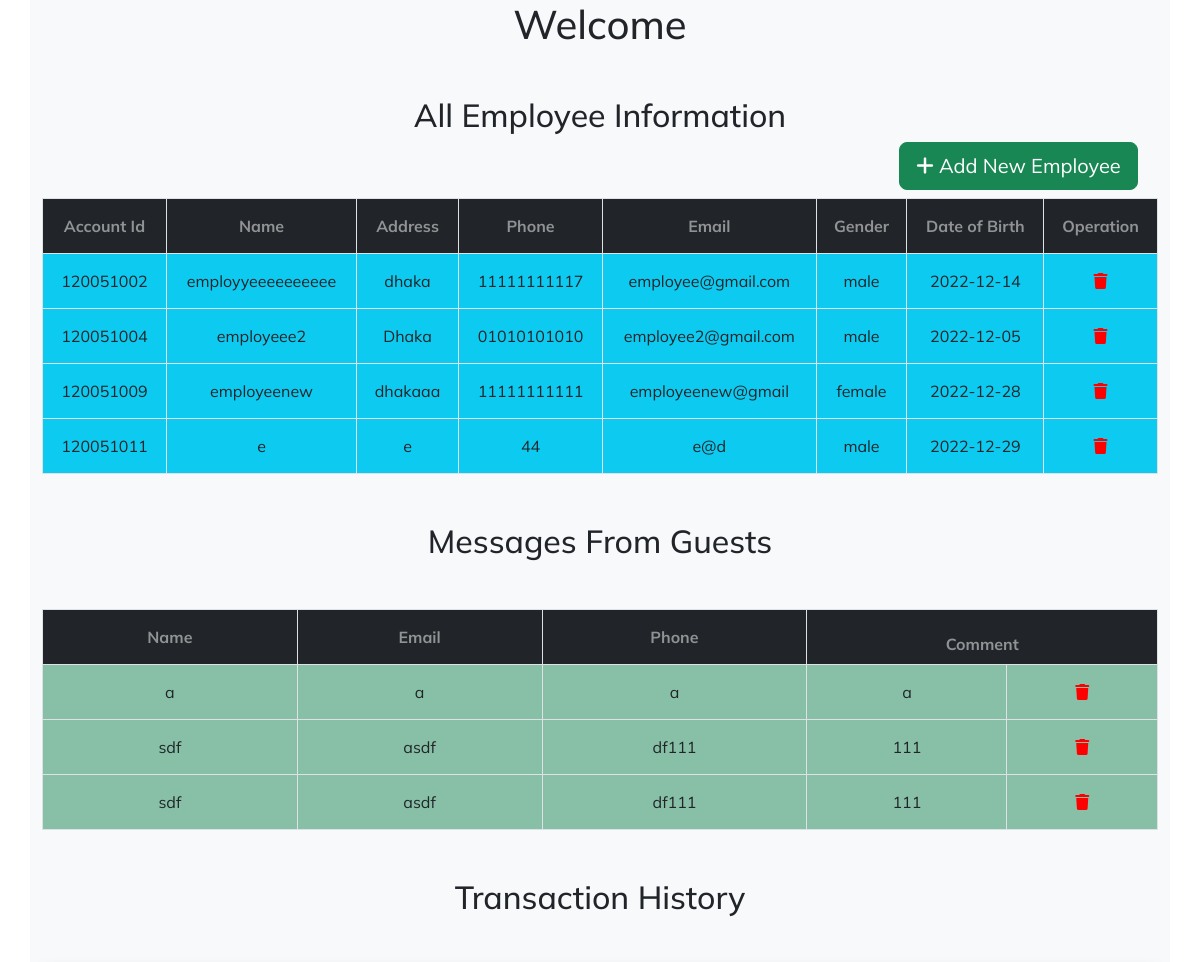
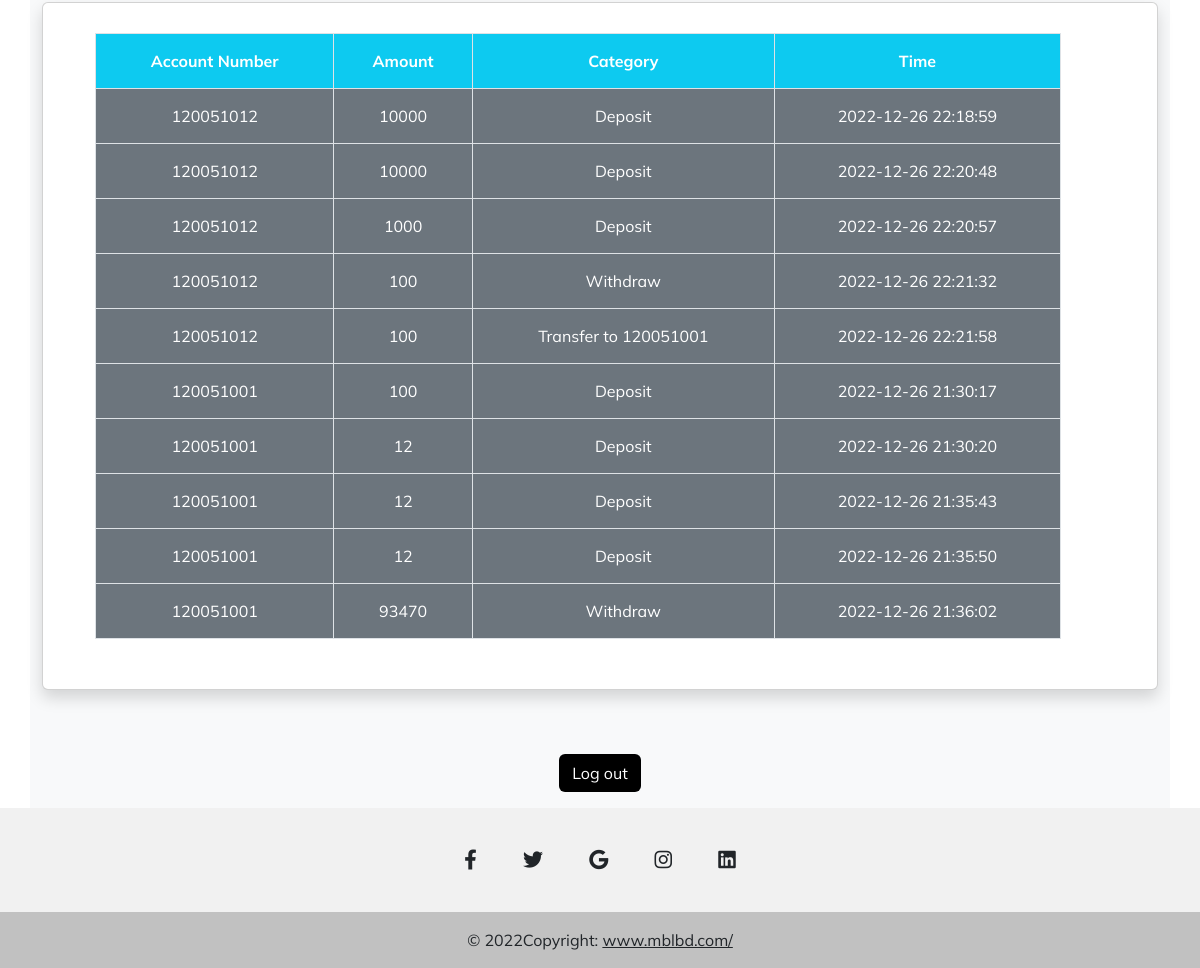
Page /admin_home.php on the committed database (2 pictures, top to bottom).
### tables this page shows
CREATE TABLE `all_user_info` (
  `id` int(255) NOT NULL,
  `name` varchar(255) NOT NULL,
  `address` varchar(255) NOT NULL,
  `phone` varchar(255) NOT NULL,
  `email` varchar(255) NOT NULL,
  `password` varchar(255) NOT NULL,
  `gender` varchar(255) NOT NULL,
  `dob` varchar(255) NOT NULL,
  `user_type` varchar(255) NOT NULL DEFAULT 'customer'
);

CREATE TABLE `homeuserfeedbackdata` (
  `id` int(255) NOT NULL,
  `user` varchar(255) NOT NULL,
  `email` varchar(255) NOT NULL,
  `mobile` varchar(255) NOT NULL,
  `comment` varchar(255) NOT NULL
);

CREATE TABLE `cus_record` (
  `id` int(255) NOT NULL,
  `amount` varchar(255) NOT NULL,
  `category` varchar(255) NOT NULL,
  `time` datetime NOT NULL DEFAULT current_timestamp()
);

### admin_home.php (the view, shortened to what this page needs)
<?php
@include 'connect.php';
$usertype = 'employee';
$select = "SELECT * from all_user_info where user_type= '$usertype' ";
$query = mysqli_query($con, $select);
$sql ="SELECT * from homeuserfeedbackdata ";
$querys = mysqli_query($con, $sql);
$selects = "SELECT * from cus_record ORDER BY id DESC LIMIT 10";
$queryss = mysqli_query($con, $selects);
?>
<!doctype html>
<html lang="en">
<head>
    <link rel="stylesheet" href="../mblbank/css/style.css">
    <link href="https://cdn.jsdelivr.net/npm/bootstrap@5.2.3/dist/css/bootstrap.min.css" rel="stylesheet"
>
    <link rel="stylesheet" href="https://cdnjs.cloudflare.com/ajax/libs/font-awesome/6.2.1/css/all.min.css"
 />
</head>
<body>
    <div class="container bg-light text-center">
        <h1>Welcome <span style="color: #0000ff; text-transform: uppercase;"><?php echo $_SESSION['admin_name']?></span>
        </h1>
        <section class="my-5  " style="--bs-bg-opacity: .5;">
            <h2>All Employee Information
            </h2>
            <div class="addbuttion col-3 ms-auto">
                <a class="mb-2  btn btn-lg btn-success  " href="employee_registration.php"><span
                        class="fa fa-plus"></span>
                    Add New Employee</a>
            </div>
            <table class="table table-responsive table-bordered table-hover table-fixed text-center bg-info">
                <thead>
                    <tr class="bg-dark text-white-50">
                        <th style=" padding: 15px;">Account Id</th>
                        <th style=" padding: 15px;">Name</th>
                        <th style=" padding: 15px;">Address</th>
                        <th style=" padding: 15px;">Phone</th>
                        <th style=" padding: 15px;">Email</th>
                        <th style=" padding: 15px;">Gender</th>
                        <th style=" padding: 15px;">Date of Birth</th>
                        <th style=" padding: 15px;">Operation</th>
                    </tr>
                </thead>
                <tbody>
                    <?php
                    while($res = mysqli_fetch_array($query)){
                    ?>
                    <tr>
                        <td style=" padding: 15px;"><?php echo $res['id'] ?></td>
                        <td style=" padding: 15px;"><?php echo $res['name'] ?></td>
                        <td style=" padding: 15px;"><?php echo $res['address'] ?></td>
                        <td style=" padding: 15px;"><?php echo $res['phone'] ?></td>
                        <td style=" padding: 15px;"><span class="email-style"> <?php echo $res['email'] ?> </span>
                        </td>
                        <td style=" padding: 15px;"><?php echo $res['gender'] ?></td>
                        <td style=" padding: 15px;"><?php echo $res['dob'] ?></td>
                        <td style=" padding: 15px;"><a href="employee_delete.php?id=<?php echo $res['id']; ?> "
                                data-toggle="tooltip" data-placement="bottom" title="Delete"><i class="fa fa-trash "
                                    style="color: #ff0000;" aria-hidden="true"></i></a></td>
                    </tr>
                    <?php
                    } ;
                    ?>
                </tbody>
            </table>
        </section>
        <h2> Messages From Guests
        </h2>
        <section class="my-5 bg-success " style="--bs-bg-opacity: .5;">
            <table class="table table-hover table-bordered table-fixed text-center">
                <thead>
                    <tr class="bg-dark text-white-50">
                        <th style=" padding: 15px;">Name</th>
                        <th style=" padding: 15px;">Email</th>
                        <th style=" padding: 15px;">Phone</th>
                        <th colspan="2">Comment</th>
                    </tr>
                </thead>
                <tbody>
                    <?php
                    while($result = mysqli_fetch_array($querys)){
                    ?>
                    <tr>
                        <td style=" padding: 15px;"><?php echo $result['user'] ?></td>
                        <td style=" padding: 15px;"><span class="email-style"> <?php echo $result['email'] ?>
                            </span>
                        </td>
                        <td style=" padding: 15px;"><?php echo $result['mobile'] ?></td>
                        <td style=" padding: 15px;"><?php echo $result['comment'] ?></td>
                        <td style=" padding: 15px;"><a href="contact_us_delete.php?id=<?php echo $result['id']; ?> "
                                data-toggle="tooltip" data-placement="bottom" title="Delete"><i class="fa fa-trash "
                                    style="color: #ff0000;" aria-hidden="true"></i></a></td>
                    </tr>
                    <?php
                    } ;
                    ?>
                </tbody>
            </table>
        </section>
        <h2 class="mt-4 text-center">Transaction History
        </h2>
        <section class="my-5 " style="--bs-bg-opacity: .5;">
            <div class="card shadow  mb-4">
                <div class="card-body  ">
                    <div class="table-responsive">
                        <table class="table table-bordered  table-fixed bg-dark text-white  text-center">
                            <thead>
                                <tr class="bg-info">
                                    <th style=" padding: 15px;"> Account Number</th>
                                    <th style=" padding: 15px;">Amount</th>
                                    <th style=" padding: 15px;">Category</th>
                                    <th style=" padding: 15px;">Time</th>
                            </thead>
                            <tbody>
                                <?php
                    while($res = mysqli_fetch_array($queryss)){
                    ?>
                                <tr class="bg-secondary">
                                    <td style=" padding: 15px;"><?php echo $res['id'] ?></td>
                                    <td style=" padding: 15px;"><?php echo $res['amount'] ?></td>
                                    <td style=" padding: 15px;"><?php echo $res['category'] ?></td>
                                    <td style=" padding: 15px;"><?php echo $res['time'] ?></td>
                                </tr>
                                <?php
                    } ;
                    ?>
                            </tbody>
                        </table>
                    </div>
                </div>
            </div>
        </section>
        <a href="logout.php" class="btn bg-black m-3" style="color:white;">Log out</a>
    </div>
    <?php include'footer.php'; ?>
</body>

### css/style.css (style rules this page uses)
* { margin: 0; padding: 0; box-sizing: border-box; font-family: "Mulish", sans-serif; }
.card { border-radius: 4px; background: rgb(235, 0, 0); box-shadow: 0 6px 10px rgba(0, 0, 0, 0.08), 0 0 6px rgba(0, 0, 0, 0.05); transition: 0.3s transform cubic-bezier(0.155, 1.105, 0.295, 1.12), 0.3s box-shadow, 0.3s -webkit-transform cubic-bezier(0.155, 1.105, 0.295, 1.12); padding: 14px 80px 18px 36px; cursor: pointer; }

### rows in the picture
all_user_info: id "120051002", name "employyeeeeeeeeee", address "dhaka", phone "11111111117", email "employee@gmail.com", gender "male", dob "2022-12-14"
all_user_info: id "120051004", name "employeee2", address "Dhaka", phone "01010101010", email "employee2@gmail.com", gender "male", dob "2022-12-05"
all_user_info: id "120051009", name "employeenew", address "dhakaaa", phone "11111111111", email "employeenew@gmail", gender "female", dob "2022-12-28"
all_user_info: id "120051011", name "e", address "e", phone "44", email "e@d", gender "male", dob "2022-12-29"
homeuserfeedbackdata: user "a", email "a", mobile "a", comment "a"
homeuserfeedbackdata: user "sdf", email "asdf", mobile "df111", comment "111"
homeuserfeedbackdata: user "sdf", email "asdf", mobile "df111", comment "111"
cus_record: id "120051012", amount "10000", category "Deposit", time "2022-12-26 22:18:59"
cus_record: id "120051012", amount "10000", category "Deposit", time "2022-12-26 22:20:48"
cus_record: id "120051012", amount "1000", category "Deposit", time "2022-12-26 22:20:57"
cus_record: id "120051012", amount "100", category "Withdraw", time "2022-12-26 22:21:32"
cus_record: id "120051012", amount "100", category "Transfer to 120051001", time "2022-12-26 22:21:58"
cus_record: id "120051001", amount "100", category "Deposit", time "2022-12-26 21:30:17"
cus_record: id "120051001", amount "12", category "Deposit", time "2022-12-26 21:30:20"
cus_record: id "120051001", amount "12", category "Deposit", time "2022-12-26 21:35:43"
cus_record: id "120051001", amount "12", category "Deposit", time "2022-12-26 21:35:50"
cus_record: id "120051001", amount "93470", category "Withdraw", time "2022-12-26 21:36:02"
